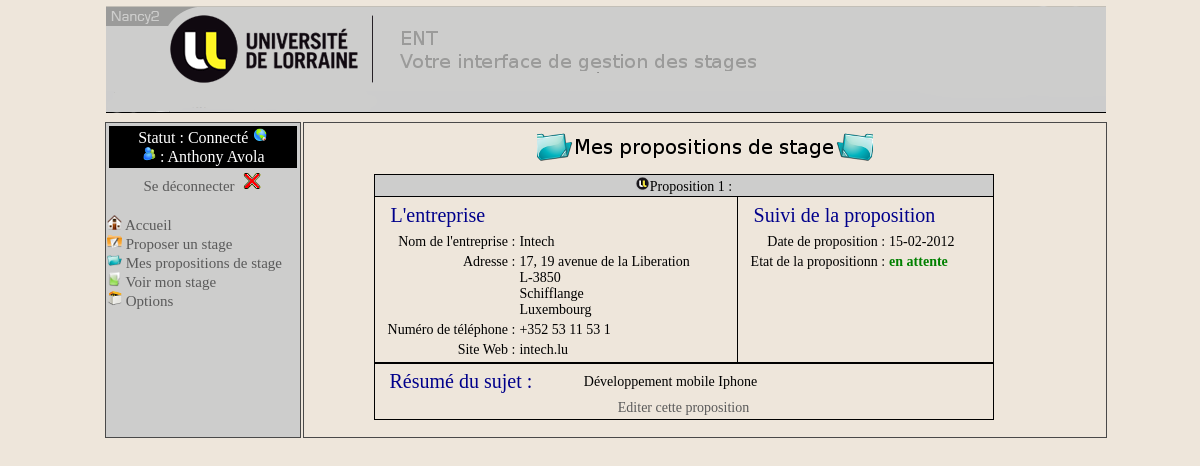
/?action=listePropositionStageEtudiant (signed in), run on the app's committed database.
### tables this page shows
CREATE TABLE IF NOT EXISTS `proposition` (
  `idproposition` int(11) NOT NULL AUTO_INCREMENT,
  `identreprise` int(11) DEFAULT NULL,
  `idutilisateur` int(11) NOT NULL,
  `idstage` int(11) DEFAULT NULL,
  `nomentreprisep` varchar(50) DEFAULT NULL,
  `dateproposition` date DEFAULT NULL,
  `adresseentreprisep` varchar(200) DEFAULT NULL,
  `villeentreprisep` varchar(50) DEFAULT NULL,
  `codepostalentreprisep` varchar(50) DEFAULT NULL,
  `paysentreprisep` varchar(50) DEFAULT NULL,
  `numerotelephonep` varchar(50) DEFAULT NULL,
  `urlsiteinternetp` varchar(50) DEFAULT NULL,
  `sujetstagep` text,
  `titrestagep` varchar(200) NOT NULL,
  `technostagep` varchar(200) NOT NULL,
  `raisonrefus` text NOT NULL,
  `etat` varchar(50) DEFAULT NULL,
  PRIMARY KEY (`idproposition`),
  KEY `fk_propoentreprise` (`identreprise`),
  KEY `fk_propositionstage2` (`idstage`),
  KEY `fk_utilisateur_proposition` (`idutilisateur`)
);

CREATE TABLE IF NOT EXISTS `entreprise` (
  `identreprise` int(11) NOT NULL AUTO_INCREMENT,
  `nomentreprise` varchar(50) DEFAULT NULL,
  `adresseentreprise` varchar(200) DEFAULT NULL,
  `villeentreprise` varchar(50) DEFAULT NULL,
  `codepostalentreprise` varchar(50) DEFAULT NULL,
  `paysentreprise` varchar(50) DEFAULT NULL,
  `numerotelephone` varchar(50) DEFAULT NULL,
  `numerosiret` varchar(17) DEFAULT NULL,
  `urlsiteinternet` varchar(50) DEFAULT NULL,
  `statutjuridique` varchar(50) DEFAULT NULL,
  PRIMARY KEY (`identreprise`)
);

### Pages/Controleur/ControleurPrincipal.php (called while the page is built, shortened)
<?php
call_action();
function verifierAutorisationAction($action) {
    if (isset($_SESSION['connecte'])) {
        if ($_SESSION['connecte'] == 1) {
            $utilisateur = $_SESSION['modeleUtilisateur'];
            if ($utilisateur->getAdmin()) {
                if ($action == "listePropositionStageResponsable") {
                    return $action;
                } else if ($action == "detailProp") {
                    return $action;
                } else if ($action == "validerProp") {
                    return $action;
                } else if ($action == 'detailStage') {
                    return $action;
                } else if ($action == "editerStage") {
                    return $action;
                } else if ($action == "listeStageAnneeCourante") {
                    return $action;
                } else if ($action == "listeStages") {
                    return $action;
                } else if ($action == "gererCompteAdmin") {
                    return $action;
                } else if ($action == "accesDonneesEtudiants") {
                    return $action;
                } else if ($action == "pagePrincipale") {
                    return $action;
                } else if ($action == "connexion") {
                    return $action;
                } else if ($action == "deconnexion") {
                    return $action;
                } else if ($action == "ajouterAdmin") {
                    return $action;
                } else if ($action == "validerModifStage") {
                    return $action;
                } else if ($action == "modifierAdmin") {
                    return $action;
                } else if ($action == "modifierAdminEtape2") {
                    return $action;
                } else if ($action == "supprimerAdmin") {
                    return $action;
                } else if ($action == "option") {
                    return $action;
                } else if ($action == "gererPromotion") {
                    return $action;
                } else if ($action == "telechargement") {
                    return $action;
                } else {
                    return "pagePrincipaleResponsable";
                }
            } else {
                if ($action == "proposerStageEtape1") {
                    return $action;
                } else if ($action == "proposerStageEtape2") {
                    return $action;
                } else if ($action == "proposerStageEtape3") {
                    return $action;
                } else if ($action == "editerPropositionStage") {
                    return $action;
                } else if ($action == "editerStageEtudiant") {
                    return $action;
                } else if ($action == "validerModifStageEtudiant") {
                    return $action;
                } else if ($action == "supprimerProposition") {
                    return $action;
                } else if ($action == "listePropositionStageEtudiant") {
                    return $action;
                } else if ($action == "voirStageEtudiant") {
                    return $action;
                } else if ($action == "modifierContact") {
                    return $action;
                } else if ($action == "modifierContactEtape2") {
                    return $action;
                } else if ($action == "modifierInformations") {
                    return $action;
                } else if ($action == "pagePrincipale") {
                    return $action;
                } else if ($action == "connexion") {
                    return $action;
                } else if ($action == "deconnexion") {
                    return $action;
                } else if ($action == "telechargement") {
                    return $action;
                } else if ($action == "optionEtudiant") {
                    return $action;
                } else {
                    return "pagePrincipaleEtudiant";
                }
            }
        }
    }
}
function call_action() {
    $action = '';
    if (!isset($_REQUEST['action'])) {
        $action = 'afficherAccueil';
    } else {
        $action = $_REQUEST['action'];
        $action = verifierAutorisationAction($action);
        switch ($action) {
            case 'listePropositionStageEtudiant' :
                $action = 'afficherListePropositionStageEtudiant';
                break;
        }
    }
    $action();
}
?>

### index.php (called while the page is built, shortened)
<?php
    require_once RACINE_CONTROLEUR.'ControleurPrincipal.php' ;
?>

### Pages/Modele/ModeleProposition.php (called while the page is built, shortened)
<?php
class ModeleProposition {
    private $idProposition;
    private $nomEntreprise;
    private $dateProposition;
    private $adresseEntreprise;
    private $codePostal;
    private $ville;
    private $pays;
    private $numTelephone;
    private $urlSite;
    private $titrestage;
    private $etat;
    function __construct($idProposition, $idEntreprise, $idUtilisateur, $idStage, $nomEntreprise, $dateProposition, $adresseEntreprise, $codePostal, $ville, $pays, $numTelephone, $urlSite, $sujet, $etat, $etudiant, $promotionEtudiant, $titreStage, $technoStage, $raisonrefus) {
        $this->idProposition = $idProposition;
        $this->nomEntreprise = $nomEntreprise;
        $this->dateProposition = $dateProposition;
        $this->adresseEntreprise = $adresseEntreprise;
        $this->codePostal = $codePostal;
        $this->ville = $ville;
        $this->pays = $pays;
        $this->numTelephone = $numTelephone;
        $this->urlSite = $urlSite;
        $this->titrestage = $titreStage;
        $this->etat = $etat;
    }
    public function getTitreStage(){
        return $this->titrestage ;
    }
        public function getIdProposition() {
        return $this->idProposition;
    }
    public function getNomEntreprise() {
        return $this->nomEntreprise;
    }
    public function getDateProposition() {
        return $this->dateProposition;
    }
    public function getAdresseEntreprise() {
        return $this->adresseEntreprise;
    }
    public function getCodePostal() {
        return $this->codePostal;
    }
    public function getVille() {
        return $this->ville;
    }
    public function getPays() {
        return $this->pays;
    }
    public function getNumTelephone() {
        return $this->numTelephone;
    }
    public function getUrlSite() {
        return $this->urlSite;
    }
    public function getEtat() {
        return $this->etat;
    }
}
?>

### Pages/Modele/ModeleUtilisateur.php (called while the page is built, shortened)
    <?php
    class ModeleUtilisateur {
        private $id ;
        public function getId() {
            return $this->id;
        }
    }
?>

### BDEtudiant.php (called while the page is built, shortened)
<?php
require_once RACINE_MODELE . 'ModeleUtilisateur.php';
require_once RACINE_MODELE . 'ModeleProposition.php';
class BDEtudiant {
    public static function rechercherPropositionsEtudiant() {
        $i = 0;
        $tabProp = null;
        $idUser = $_SESSION['modeleUtilisateur']->getId();
        $requete = "SELECT p.idproposition, p.raisonrefus, e.nomentreprise, p.dateproposition, e.adresseentreprise, e.villeentreprise, e.codepostalentreprise, e.paysentreprise, e.numerotelephone, e.urlsiteinternet, p.titrestagep, p.etat
                        FROM proposition p, entreprise e
                        WHERE p.idutilisateur = '$idUser'
                        AND p.identreprise = e.identreprise
                        AND p.etat!='validee'";
        $retour = mysql_query($requete) or die(mysql_error());
        while ($tableau = mysql_fetch_array($retour)) {
            $tabProp[$i] = new ModeleProposition($tableau['idproposition'], null, null, null, $tableau['nomentreprise'], $tableau['dateproposition'], $tableau['adresseentreprise'], $tableau['codepostalentreprise'], $tableau['villeentreprise'], $tableau['paysentreprise'], $tableau['numerotelephone'], $tableau['urlsiteinternet'], null, $tableau['etat'], null, null, $tableau['titrestagep'], null, $tableau['raisonrefus']);
            $i++;
        }
        return $tabProp;
    }
}
?>

### Pages/Vue/Fonctions.php (called while the page is built, shortened)
<?php
function convertirDateENFR($date) {
    $annee = substr($date, 0, 4);
    $mois = substr($date, 5, 2);
    $jour = substr($date, 8, 2);
    $date = $jour . '-' . $mois . '-' . $annee;
    return $date;
}
?>

### Pages/Vue/VueCorpsEtudiant.php (the view, shortened to what this page needs)
<?php
require_once(RACINE_VUE.'Fonctions.php');
function genererListePropositionStageEtudiant($tabProp) {
    $i = 1;
    $corps = "<td id = \"corps\">
            <table>
                    <tr>
                        <td class=\"titre\">
                            <img src=\"Images/mes_propositions.png\" alt=\"titre\">
                        </td>
                    </tr>
                </table>";
    if ($tabProp != NULL) {
        foreach ($tabProp as $prop) {
            $corps .= "
                 <table class=\"proposition\">
                    <tr>
                        <td colspan=\"2\" class=\"entete_tab_prop_stage\">
                            <img src=\"Images/logo_udl.png\" alt=\"titre\">Proposition " . $i . " :
                        </td>
                    </tr>
                    <tr>
                      <td class=\"bloc_prop_entreprise\">
                 <table class=\"prop_entreprise\">
                    <tr>
                        <td colspan=\"2\" class=\"titre_prop\">
                            <table>
                                <tr>
                                    <td class=\"sous_titre_prop\">
                                        L'entreprise
                                    </td>
                            </tr>
                </table>
                        <td>
                    </tr>
                    <tr>
                        <td class=\"prop_align_text\">
                            Nom de l'entreprise :
                        </td>
                        <td>
                            " . $prop->getNomEntreprise() . "
                        </td>
                    </tr>
                    <tr>
                        <td class=\"proposition_adresse\">
                            Adresse :
                        </td>
                        <td>
                            " . $prop->getAdresseEntreprise() . "<br/>" .
                    $prop->getCodePostal() . "<br/>" .
                    $prop->getVille() . "<br/>" .
                    $prop->getPays() . "
                        </td>
                    </tr>
                    <tr>
                        <td class=\"prop_align_text\">
                            Num&eacute;ro de t&eacute;l&eacute;phone :
                        </td>
                        <td>
                            " . $prop->getNumTelephone() . "
                        </td>
                    </tr>
                    <tr>
                        <td class=\"prop_align_text\">
                            Site Web :
                        </td>
                        <td>
                            " . $prop->getUrlSite() . "
                        </td>
                    </tr>
                </table>
                </td>
                <td class=\"bloc_prop_entreprise\">
                <table class=\"etat_prop\">
                    <tr>
                        <td colspan=\"2\" class=\"titre_prop\">
                            <table>
                                <tr>
                                    <td class=\"sous_titre_prop\">
                                         Suivi de la proposition
                                    </td>
                            </tr>
                </table>
                        <td>
                    </tr>
                    <tr>
                        <td class=\"prop_align_text\">
                            Date de proposition :
                        </td>
                        <td>
                            " . convertirDateENFR($prop->getDateProposition()) . "
                        </td>
                    </tr>";
            if ($prop->getEtat() == "refusée") {
                $corps .= "
                    <tr>
                        <td class=\"prop_align_text\">
                            Etat de la propositionn :
                        </td>
                        <td>
                            <rouge>" . $prop->getEtat() . "<rouge>
                        </td>
                    </tr>";
                if ($prop->getRaisonrefus() != "") {
                    $corps .= "
                    <tr>
                        <td class=\"prop_align_text\">
                            Motif du refus :
                        </td>
                        <td>
                          <rouge>" . $prop->getRaisonrefus() . "</rouge>
                        </td>
                    </tr>
                ";
                }
                $corps .= "</table>";
            } else {
                $corps .= "
                    <tr>
                        <td class=\"prop_align_text\">
                            Etat de la propositionn :
                        </td>
                        <td>
                            <vert>" . $prop->getEtat() . "</vert>
                        </td>
                    </tr>
                </table>
                ";
            }
            $corps .="
                 </td>
                </tr></table>
                <table class=\"sujet\">
                    <tr>
                        <td class=\"sujet_titre\">
                            <table>
                                <tr>
                                    <td class=\"sous_titre_prop\">
                                        R&eacute;sum&eacute; du sujet :
                                    </td>
                                </tr>
                            </table>
                        </td>
                        <td class=\"resume_sujet\">
                            " . $prop->getTitreStage() . "
                        </td>
                    </tr>
                 ";
            $corps .="<tr><td colspan=\"2\" class=\"prop_action\">";
            if ($prop->getEtat() == "refusée") {
                $corps .="<a href=\"" . RACINE . "?action=supprimerProposition&idProposition=" . $prop->getIdProposition() . "\">Supprimer cette proposition</a>";
            } else {
                $corps .="<a href=\"" . RACINE . "?action=editerPropositionStage&idProposition=" . $prop->getIdProposition() . "\">Editer cette proposition</a>";
            }
            $corps .="</td></tr></table><br/>";
            $i++;
        }
        $corps .="</td></tr></table>";
    }
    return $corps;
}
?>

### data on the page
proposition: identreprise.nomentreprise "Intech", identreprise.adresseentreprise "17, 19 avenue de la Liberation", identreprise.codepostalentreprise "L-3850", identreprise.villeentreprise "Schifflange", identreprise.paysentreprise "Luxembourg", identreprise.numerotelephone "+352 53 11 53 1", identreprise.urlsiteinternet "intech.lu", dateproposition "15-02-2012", etat "en attente", titrestagep "Développement mobile Iphone"

### other printed values
$_SESSION['prenom'] "Anthony"
$_SESSION['nom'] "Avola"
